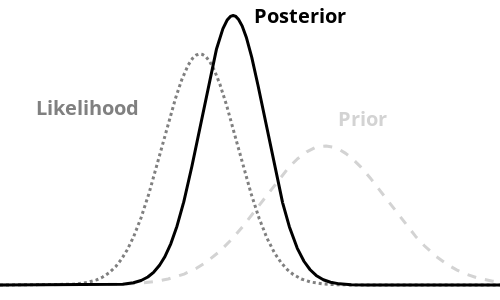

Notebook cell for this chart:
### Code cell
import plotly.graph_objects as go

x0 = 100 # [1.5, 100]
y0 = posterior.max()*2 # []
color_config = color_configs[1]

data = []
data.append(go.Scatter(x=x, y=prior, mode='lines', line=dict(color='lightgrey', width=3, dash="dash"), text="Prior"))
data.append(go.Scatter(x=x, y=obs, mode='lines', line=dict(color='grey', width=3, dash="dot"), text="Likelihood"))
data.append(go.Scatter(x=x, y=posterior, mode='lines', line=dict(color='black', width=3), text="Posterior"))

layout = dict(width=500, height=300,
              plot_bgcolor=color_config["bg"], margin=dict(t=0, b=0, r=0, l=0, pad=0),
              paper_bgcolor="rgba(0, 0, 0, 0)",
              xaxis=dict(visible=False),
              yaxis=dict(visible=False),
              showlegend=False)

fig = go.Figure(data=data, layout=layout)
fig.add_annotation(text='<b>Prior',
                   font_color='lightgrey',
                   font_size=20,
                   x=9.0,
                   y=prior.max()*1.2,
                   showarrow=False)
fig.add_annotation(text='<b>Likelihood',
                   font_color='grey',
                   font_size=20,
                   x=-13,
                   y=obs.max()/1.3,
                   showarrow=False)
fig.add_annotation(text='<b>Posterior',
                   font_color='black',
                   font_size=20,
                   x=4.0,
                   y=posterior.max(),
                   showarrow=False)
fig.show()

### Figure 1 — Plotly figure (JSON) as saved in the notebook; plotly's stock layout.template omitted (floating-point values rounded to 4 significant figures; data arrays with more than 128 entries replaced by an {"elided": "..."} marker saying what was removed)
{"data": [{"line": {"color": "lightgrey", "dash": "dash", "width": 3}, "mode": "lines", "text": "Prior", "type": "scatter", "x": {"elided": "10000 float values"}, "y": {"elided": "10000 float values"}}, {"line": {"color": "grey", "dash": "dot", "width": 3}, "mode": "lines", "text": "Likelihood", "type": "scatter", "x": {"elided": "10000 float values"}, "y": {"elided": "10000 float values"}}, {"line": {"color": "black", "width": 3}, "mode": "lines", "text": "Posterior", "type": "scatter", "x": {"elided": "10000 float values"}, "y": {"elided": "10000 float values"}}], "layout": {"annotations": [{"font": {"color": "lightgrey", "size": 20}, "showarrow": false, "text": "<b>Prior", "x": 9, "y": 0.000384}, {"font": {"color": "grey", "size": 20}, "showarrow": false, "text": "<b>Likelihood", "x": -13, "y": 0.0004092}, {"font": {"color": "black", "size": 20}, "showarrow": false, "text": "<b>Posterior", "x": 4, "y": 0.0006204}], "height": 300, "margin": {"b": 0, "l": 0, "pad": 0, "r": 0, "t": 0}, "paper_bgcolor": "rgba(0, 0, 0, 0)", "plot_bgcolor": "white", "showlegend": false, "width": 500, "xaxis": {"visible": false}, "yaxis": {"visible": false}}}
